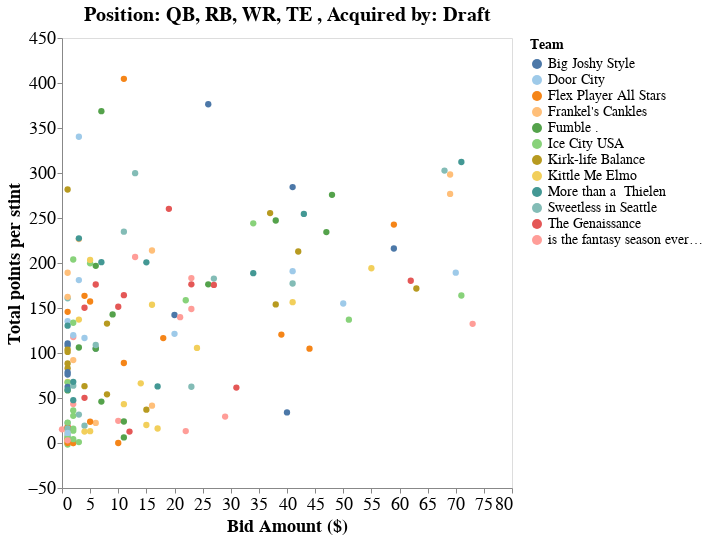

The code cell stored with this chart in its notebook:
### Code cell
plot_title, chart=scatterplot_acquisitions(df_stints, select_acq_method=[True], select_positions=['QB','RB', 'WR', 'TE'])
chart.display()

### Figure 1 — Vega-Lite specification as saved in the notebook (floating-point values rounded to 4 significant figures; data arrays with more than 128 entries replaced by an {"elided": "..."} marker saying what was removed)
{"config": {"view": {"continuousWidth": 400, "continuousHeight": 300}, "axis": {"labelFontSize": 18, "titleFontSize": 18}, "legend": {"labelFontSize": 14, "titleFontSize": 14}, "title": {"fontSize": 20}}, "data": {"name": "data-b3fdf0784b0d59099103af64b30c6f99"}, "mark": {"type": "circle", "size": 40}, "encoding": {"color": {"condition": {"field": "Team", "scale": {"scheme": "tableau20"}, "type": "nominal", "selection": "selector002"}, "value": "lightgray"}, "opacity": {"condition": {"value": 1, "selection": "selector002"}, "value": 0.1}, "tooltip": [{"field": "Player", "type": "nominal"}, {"field": "Team", "type": "nominal"}, {"field": "Bid Amount ($)", "type": "quantitative"}, {"field": "Total points per stint", "type": "quantitative"}], "x": {"axis": {"grid": false}, "field": "Bid Amount ($)", "type": "quantitative"}, "y": {"axis": {"grid": false}, "field": "Total points per stint", "type": "quantitative"}}, "height": 450, "selection": {"selector002": {"type": "multi", "fields": ["Team"], "bind": "legend"}}, "title": "Position: QB, RB, WR, TE , Acquired by: Draft", "width": 450, "$schema": "https://vega.github.io/schema/vega-lite/v4.17.0.json", "datasets": {"data-b3fdf0784b0d59099103af64b30c6f99": {"elided": "163 records"}}}
